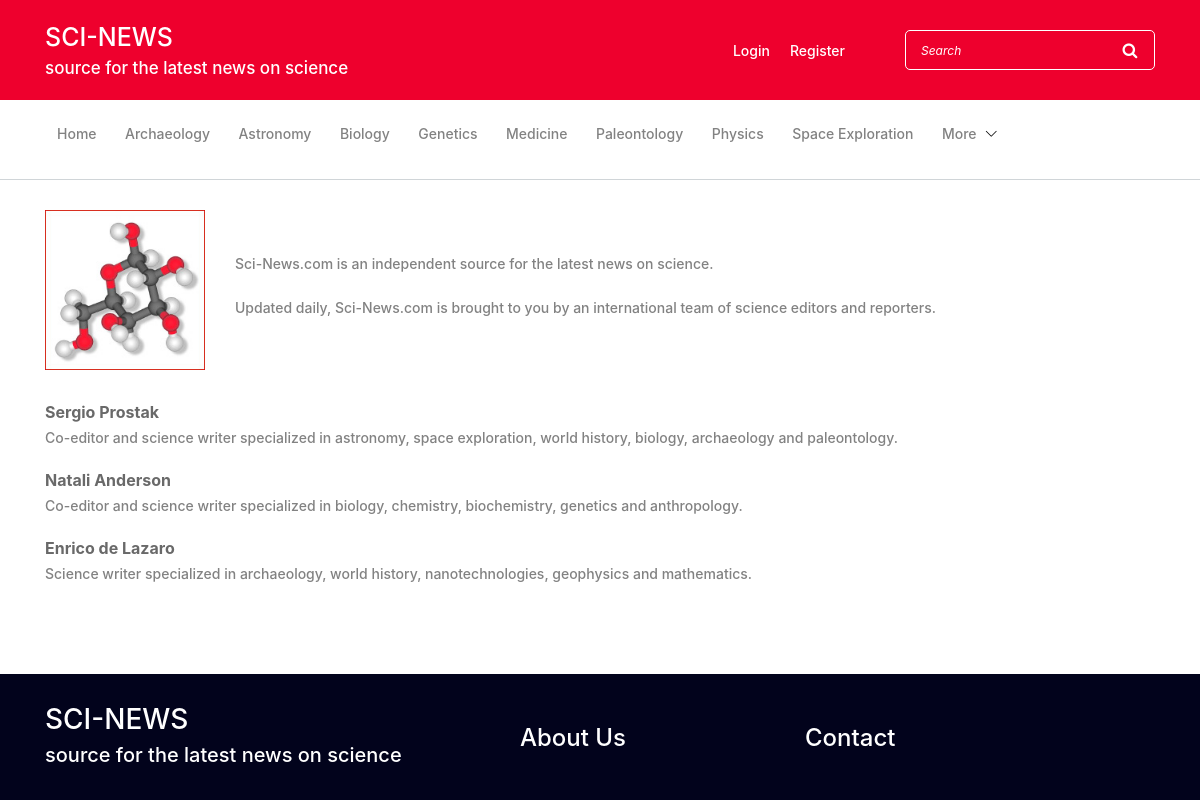
The page /about/ on the database its author committed.
### newspaper/models.py (models this page shows, shortened)
class Category(models.Model):
    name = models.CharField(max_length=255)
    slug = models.CharField(max_length=255, unique=True)
    description = models.TextField(null=True, blank=True)
    class Meta:
        verbose_name_plural = 'Categories'
        ordering = ['name']
    def __str__(self):
        return self.name

### newspaper/views.py (the view)
# urls.py: path('about/', AboutUsView.as_view(), name='about'),
class AboutUsView(TemplateView):
    template_name = 'about.html'

### newspaper/context-processors.py (called while the page is built)
def filter_categories(request):
    categories = Category.objects.all()
    slugs_of_main_category = ['astronomy', 'space-exploration', 'archaeology', 'paleontology', 'biology', 'physics',
                              'medicine', 'genetics', 'geology']
    main_category = categories.filter(slug__in=slugs_of_main_category)
    context = {
        'categories': categories,
        'main_categories': main_category
    }
    return context

def filter_news(request):
    news = News.objects.all().prefetch_related('category')
    latest_news = news[:4]
    top_news = news.order_by('-views')[:4]
    context = {
        'latest_news': latest_news,
        'top_news': top_news
    }
    return context

### newspaper/templates/about.html
{% extends 'base.html' %}
{% load static %}
{% block content %}
    <section class="about-area mt-30 mb-70">
        <div class="container">
            <div class="row">
                <div class="col-12">
                    <div class="row">
                        <div class="col-lg-2">
                            <img src="../../static/img/core-img/about_us.jpg">
                        </div>
                        <div class="col-lg-10">
                            <p style="margin-top: 40px"> Sci-News.com is an independent source for the latest news on science.</p>
                            <p> Updated daily, Sci-News.com is brought to you by an international team of science editors and reporters.</p>
                        </div>
                    </div>
                    <div class="mt-30">
                        <span style="color: dimgrey; font-weight: bold; margin-top: "> Sergio Prostak </span>
                        <p> Co-editor and science writer specialized in astronomy, space exploration, world history, biology, archaeology and paleontology.</p>
                        <span style="color: dimgrey; font-weight: bold"> Natali Anderson </span>
                        <p> Co-editor and science writer specialized in biology, chemistry, biochemistry, genetics and anthropology. </p>
                        <span style="color: dimgrey; font-weight: bold"> Enrico de Lazaro </span>
                        <p> Science writer specialized in archaeology, world history, nanotechnologies, geophysics and mathematics.</p>
                    </div>
                </div>
            </div>
        </div>
    </section>
{% endblock content %}

### newspaper/templates/header.html (shortened to what this page needs)
<header class="header-area">
        <div class="top-header-area">
            <div class="container">
                <div class="row">
                    <div class="col-12">
                        <div class="top-header-content d-flex align-items-center justify-content-between">
                            <div class="logo">
                                <a href={% url 'newspaper:index'%}>
                                    <span style="color: white; font-size: 25px"> SCI-NEWS </span>
                                    <br>
                                    <span style="color: white; font-size: 17px"> source for the latest news on science</span>
                            </div>
                            <div class="login-search-area d-flex align-items-center">
                                <div class="login d-flex">
                                    <a href="#">Login</a>
                                    <a href="#">Register</a>
                                </div>
                                <div class="search-form">
                                    <form action="{% url 'newspaper:search' %}" method="get">
                                        <input type="search" name="search" class="form-control" placeholder="Search">
                                        <button type="submit"><i class="fa fa-search" aria-hidden="true"></i></button>
                                    </form>
                                </div>
                            </div>
                        </div>
                    </div>
                </div>
            </div>
        </div>
        <div class="newspaper-main-menu" id="stickyMenu">
            <div class="classy-nav-container breakpoint-off">
                <div class="container">
                    <nav class="classy-navbar justify-content-between" id="newspaperNav">
                        <div class="classy-menu">
                            <div class="classynav">
                                <ul>
                                    <li><a href={% url 'newspaper:index'%}> Home </a></li>
                                    {% for category in main_categories %}
                                        <li><a href="{% url 'newspaper:categories-post' category.slug %}"> {{ category.name }} </a></li>
                                    {% endfor %}
                                    <li><a href="#"> More </a>
                                    </li>
                                </ul>
                            </div>
                        </div>
                    </nav>
                </div>
            </div>
        </div>
    </header>

### static/style.css (style rules this page uses)
* { margin: 0; padding: 0; }
body { font-family: "Roboto", sans-serif; font-size: 14px; }
p { color: #828282; font-size: 14px; line-height: 2; font-weight: 400; }
a, a:hover, a:focus { -webkit-transition-duration: 500ms; transition-duration: 500ms; text-decoration: none; outline: 0 solid transparent; color: #1c1c1c; font-weight: 500; font-size: 14px; color: #828282; }
ul, ol { margin: 0; }
ul li, ol li { list-style: none; }
img { height: auto; max-width: 100%; }
.mt-30 { margin-top: 30px !important; }
.mb-70 { margin-bottom: 70px !important; }
.header-area { position: relative; z-index: 100; width: 100%; }
.header-area .top-header-area { width: 100%; height: 100px; background-color: #ee002d; position: relative; z-index: 1; }
.header-area .top-header-area .top-header-content { width: 100%; height: 100px; background-color: #ee002d; position: relative; z-index: 1; }
.header-area .top-header-area .top-header-content .logo a { display: block; }
.header-area .top-header-area .login-search-area { position: relative; z-index: 1; }
.header-area .top-header-area .login-search-area .login a { display: inline-block; padding: 0 10px; color: #fff; }
.header-area .top-header-area .login-search-area .search-form form { width: 250px; height: 40px; position: relative; z-index: 2; margin-left: 50px; }
.header-area .top-header-area .login-search-area .search-form form input { width: 100%; height: 100%; border: 1px solid #fff; border-radius: 5px; background-color: transparent; padding: 0 15px; font-size: 12px; font-style: italic; color: #fff; }
.header-area .top-header-area .login-search-area .search-form form input.form-control { box-shadow: none; }
.header-area .top-header-area .login-search-area .search-form form button { width: 50px; height: 100%; position: absolute; top: 0; right: 0; z-index: 10; border: none; background-color: transparent; color: #fff; cursor: pointer; outline: none; }
.header-area .top-header-area .login-search-area .search-form form .form-control::placeholder { color: #fff; opacity: 1; }
.header-area .newspaper-main-menu { position: relative; width: 100%; z-index: 100; height: 80px; border-bottom: 1px solid #d0d5d8; }
.header-area .newspaper-main-menu .classy-nav-container { background-color: transparent; }
.header-area .newspaper-main-menu .classy-navbar { height: 80px; padding: 0; }
.header-area .newspaper-main-menu .classy-navbar .classynav ul li a { font-weight: 500; }
.header-area .newspaper-main-menu .classy-navbar .classynav > ul > li > a { text-transform: capitalize; padding: 12px 12px 11px; background-color: transparent; line-height: 1; color: #828282; font-weight: 500; }
.about-area { position: relative; z-index: 1; }
.about-area p { font-weight: 500; }

### static/css/custom.css (style rules this page uses)
a { text-decoration: none !important; }

### rows shown on the page
Category: name "Archaeology"
Category: name "Astronomy"
Category: name "Biology"
Category: name "Genetics"
Category: name "Medicine"
Category: name "Paleontology"
Category: name "Physics"
Category: name "Space Exploration"
